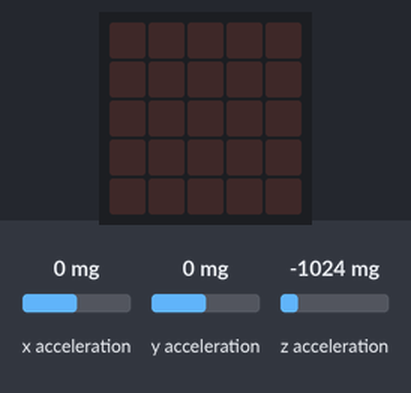
Recording of a program running on a simulated BBC micro:bit running MicroPython. On the bench: the board's 5×5 LED display. Inputs (shaded band) come from the test bench; at power-on: x acceleration 0 mg, y acceleration 0 mg, z acceleration -1024 mg. Random numbers come from a fixed seed.

Above: at 1.2 s.
1.3 s: x acceleration set to 1440 mg
At 3.03 s:
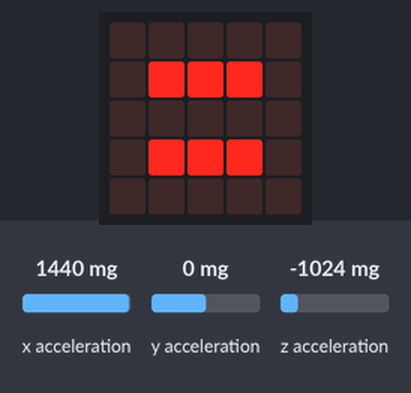
4.3 s: y acceleration set to -1440 mg
At 4.3 s:
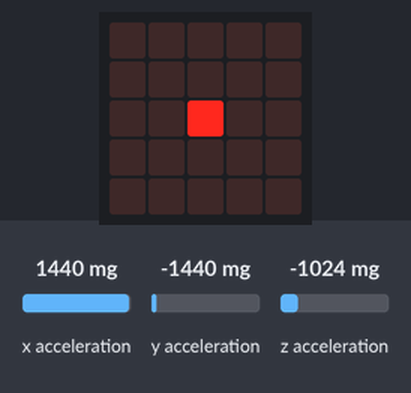
5.8 s: z acceleration set to 1440 mg
At 6.61 s:
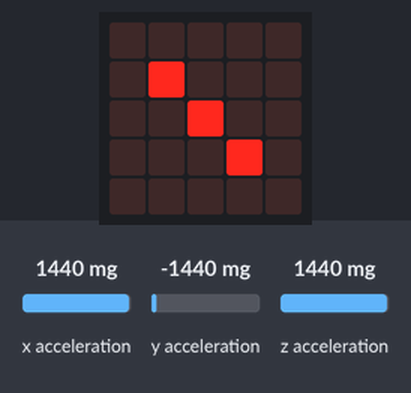
Timing chart, 0 to 8.8 s (numbered marks = the images above; inputs shaded):
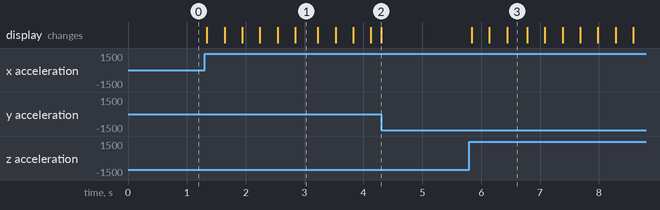

Measured:
- after the input at 1.3 s, the display: first changes at once (image 1 shows a later state)
- after the input at 4.3 s, every drawn part: stays the same
- after the input at 5.8 s, the display: changes at once (image 3)

The program:

Dice_game.py
```python
from microbit import *
import random

one = Image("00000:"
            "00000:"
            "00900:"
            "00000:"
            "00000")

two = Image("00000:"
            "00090:"
            "00000:"
            "09000:"
            "00000")

three = Image("00000:"
              "09000:"
              "00900:"
              "00090:"
              "00000")

four = Image("00000:"
             "09090:"
             "00000:"
             "09090:"
             "00000")

five = Image("00000:"
             "09090:"
             "00900:"
             "09090:"
             "00000")

six = Image("00000:"
            "09990:"
            "00000:"
            "09990:"
            "00000")

while True:
    x, y, z = accelerometer.get_values()
    if x+y+z > 900:
        stochastic = random.randint(0, 5)
        if stochastic == 0:
            display.show(one)
        elif stochastic == 1:
            display.show(two)
        elif stochastic == 2:
            display.show(three)
        elif stochastic == 3:
            display.show(four)
        elif stochastic == 4:
            display.show(five)
        elif stochastic == 5:
            display.show(six)
```
